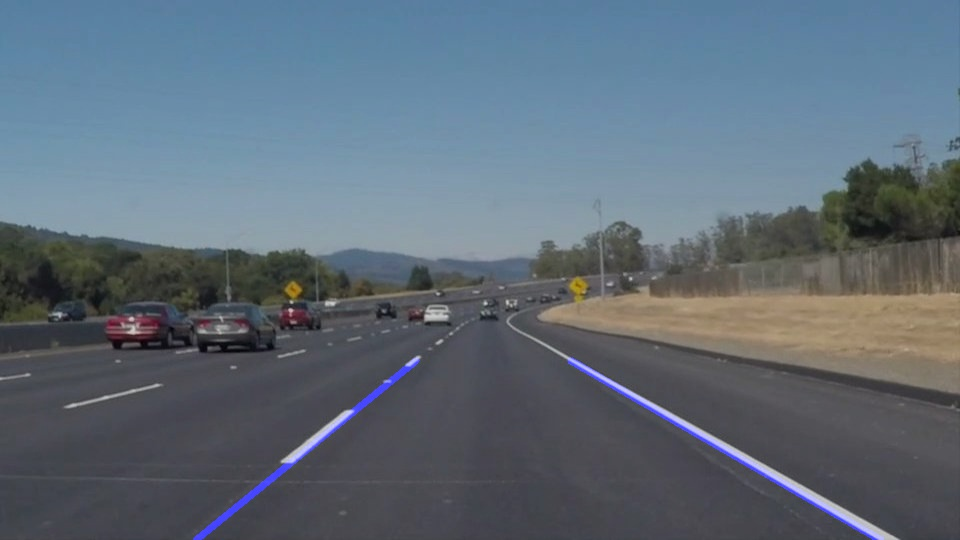
#> input picture test_image_output/solidWhiteCurve.jpg, 960 x 540 px, given as the content of the folder test_images, which was not available
$ jupyter execute --allow-errors FindLaneLines.ipynb   (text cells are left out)
#> lines starting #> are read from the running program, lines starting #| are printed output that depends on the picture; after the words box and inside, x2 and y2 are one past the last pixel; in counts of white or black regions, pixels touching at a corner belong together; pictures that were not available may be replaced by others from this repository, and a replacement may not be noted
[cell 1]
import numpy as np
import cv2
import matplotlib.pyplot as plt
import math

[cell 2]
def readImage(path):
#> called with path = 'test_images/solidWhiteCurve.jpg'
    image = cv2.imread(path)
#> image is the input picture: shape (540, 960, 3); mean B, G, R 119.6, 107.6, 94.9
    return image

def grayscale(img):
    return cv2.cvtColor(img, cv2.COLOR_RGB2GRAY)

def drawImage(img):
    plt.imshow(img)

[cell 3]
def white_yellow_filter(img):
    white_threshold = [200, 200, 200]
    yellow_threshold = [200, 200, 0]

    white_thresholds = (img[:,:,0] < white_threshold[0]) | \
    (img[:,:,1] < white_threshold[1]) | \
    (img[:,:,2] < white_threshold[2])
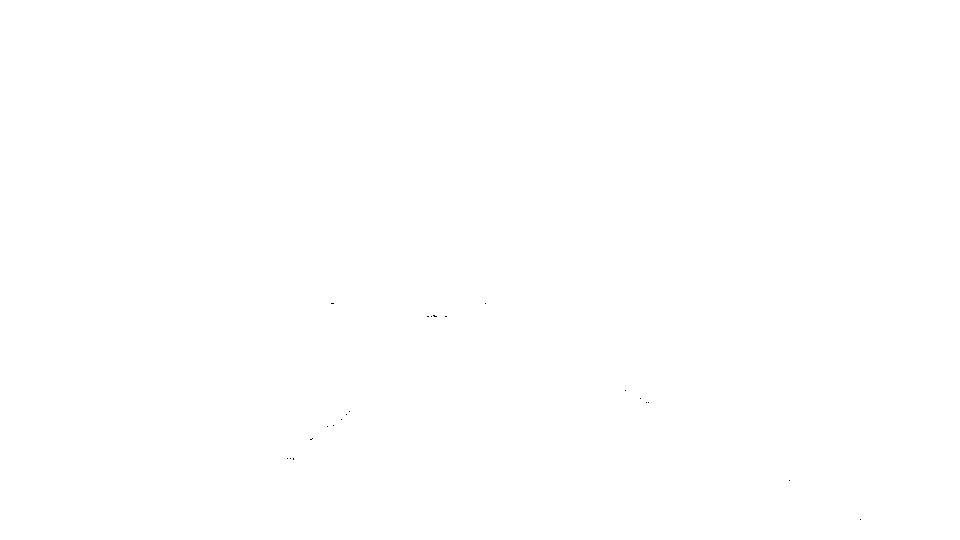
#> white_thresholds: shape (540, 960) bool; 100% white; black in thin lines or dots, all inside (x1, y1, x2, y2) = (287, 303, 861, 520)

    yellow_thresholds = (img[:,:,0] > yellow_threshold[0]) | \
    (img[:,:,1] < yellow_threshold[1]) | \
    (img[:,:,2] < yellow_threshold[2])
#> yellow_thresholds: shape (540, 960) bool; 100% white; black in thin lines or dots, all inside (x1, y1, x2, y2) = (133, 315, 860, 520)
    color_select = np.copy(img)
    color_select[white_thresholds & yellow_thresholds] = [0,0,0]
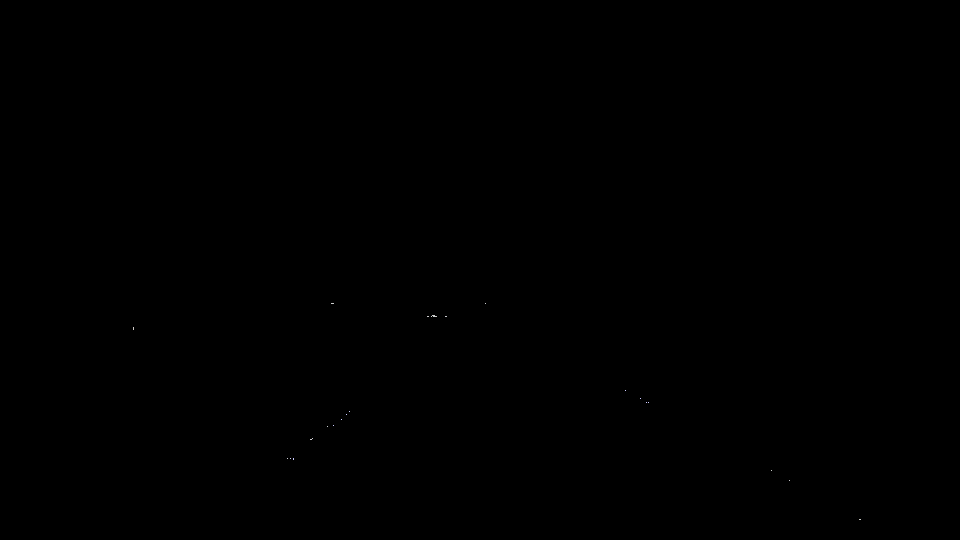
#> color_select: shape (540, 960, 3); mean B, G, R 0, 0, 0
    return color_select

[cell 4]
def gaussian_blur(img, kernal_size):
#> called with kernal_size = 3
    return cv2.GaussianBlur(img, (kernal_size, kernal_size), 0)

def findEdge(img, low_threshold, high_threshold):
#> called with low_threshold = 150, high_threshold = 300
    return cv2.Canny(img, low_threshold, high_threshold)
#> returned value: shape (540, 960); 0.02% white in thin lines or dots, all inside (x1, y1, x2, y2) = (132, 302, 862, 521)

[cell 5]
def regionOfInterest(img, vertices):
    mask = np.zeros_like(img)
    #defining a 3 channel or 1 channel color to fill the mask with depending on the input image
    if len(img.shape) > 2:
        channel_count = img.shape[2]  # i.e. 3 or 4 depending on your image
        ignore_mask_color = (255,) * channel_count
    else:
        ignore_mask_color = 255
    #filling pixels inside the polygon defined by "vertices" with the fill color
    cv2.fillPoly(mask, vertices, ignore_mask_color)
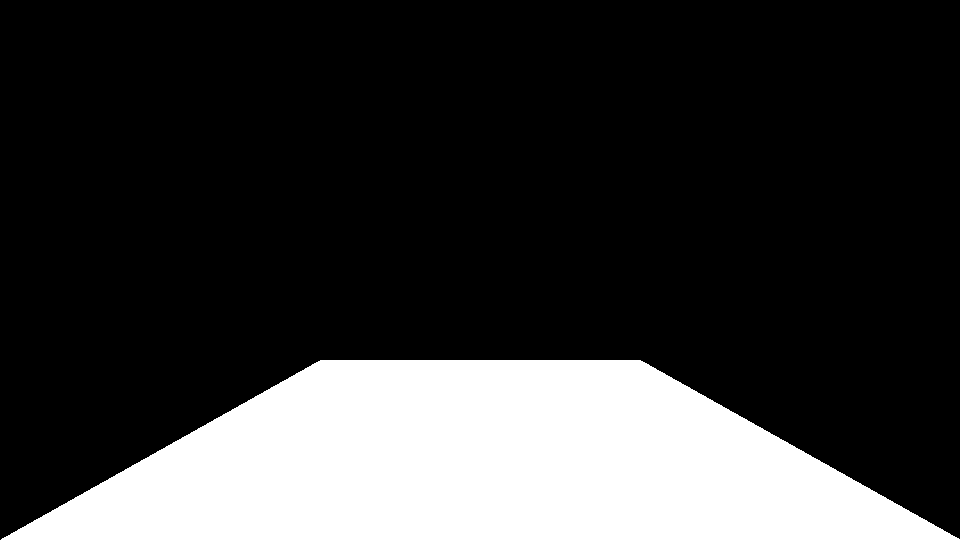
#> mask: shape (540, 960); 22.2% white; 1 white region, box (x1, y1, x2, y2) and area: (1, 360, 960, 540) 115340
    #returning the image only where mask pixels are nonzero
    masked_image = cv2.bitwise_and(img, mask)
#> masked_image: shape (540, 960); 0.01% white in thin lines or dots, all inside (x1, y1, x2, y2) = (286, 437, 862, 521)
    return masked_image

[cell 6]
def hough_lines(img, rho, theta, threshold, min_line_len, max_line_gap):
    # Returns an image with hough lines drawn.
#> called with rho = 1, theta = 0.0175, threshold = 1, min_line_len = 20, max_line_gap = 15
    lines = cv2.HoughLinesP(img, rho, theta, threshold, np.array([]),
                            minLineLength=min_line_len, maxLineGap=max_line_gap)
#> lines = None
    return lines

[cell 7]
def find_lines_v2(lines, vertices):
    left_max_dist = -1.0
    right_max_dist = -1.0
    left_line = []
    right_line = []
    for line in lines:
        for x1,y1,x2,y2 in line:
            theta1 = y2-y1
            theta2 = x2-x1
            hyp = math.hypot(theta1,theta2)
            m = (y1-y2)/(x2-x1)
            if x1<((vertices[0,2,0]-vertices[0,3,0])/2+vertices[0,3,0]) and m>0: # left line
                if hyp>left_max_dist:
                    left_max_dist = hyp
                    left_line = line[0]
            if x1>((vertices[0,2,0]-vertices[0,3,0])/2+vertices[0,3,0]) and m<0: # right line
                if hyp>right_max_dist:
                    right_max_dist = hyp
                    right_line = line[0]
    # [15 lines left out: function extendLine, not called in this run]

    return [extendLine(left_line), extendLine(right_line)]
#     return [left_line, right_line]

[cell 8]
# [8 lines left out: function draw_lines, not called in this run]

[cell 9]
# [16 lines left out: function weighted_img, not called in this run]

[cell 10]
# [5 lines left out: function saveImg, not called in this run]

[cell 11]
import os
from tqdm import tqdm

DIR = 'test_images'
#> (the rest of this cell did not finish here and is left out)
